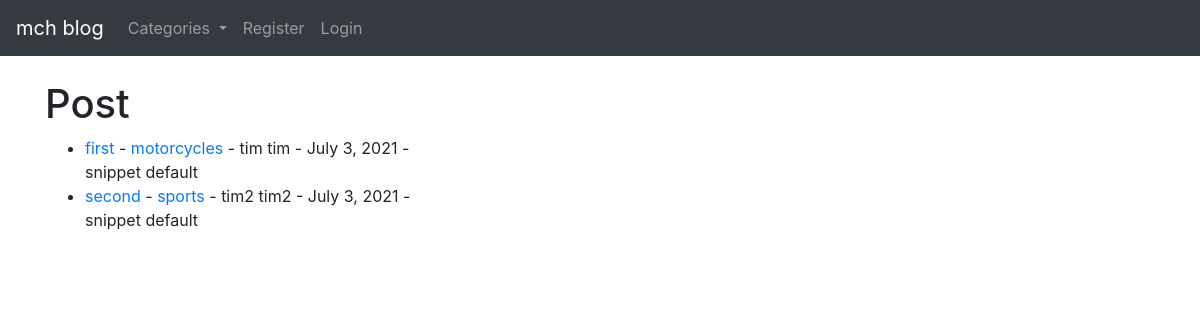
The page / on the database its author committed.
### theblog/models.py (models this page shows, shortened)
class Post(models.Model):
    title = models.CharField(max_length=255)
    header_image = models.ImageField(null=True, blank=True, upload_to='images/')
    title_tag = models.CharField(max_length=255)
    author = models.ForeignKey(User, on_delete=models.CASCADE)
    body = RichTextField(blank=True, null=True)
    post_date = models.DateField(auto_now_add=True)
    category = models.CharField(max_length=255, default='coding')
    snippet = models.CharField(max_length=255, default='snippet default')
    likes = models.ManyToManyField(User, related_name='post_likes')

### theblog/views.py (the view)
# urls.py: path('', HomeView.as_view(), name='home'),
class HomeView(ListView):
    model = Post
    template_name = 'home.html'
    ordering = ['-post_date']
    def get_context_data(self, *args, **kwargs):
        cat_menu = Category.objects.all()
        context = super(HomeView, self).get_context_data(*args, **kwargs)
        context["cat_menu"] = cat_menu
        return context

### theblog/models.py (called while the page is built)
    def __str__(self):
        return str(self.name)

### theblog/templates/home.html (shortened to what this page needs)
{% extends 'base.html' %}
{% block content %}
<h1>Post</h1>
<ul>
  {% for post in object_list %}
  <li>
    <a href="{% url 'article-detail' post.pk %}">{{post.title}}</a>
    -
    <a href="{% url 'categories' post.category|slugify  %}">{{post.category }}</a>
    - {{post.author.first_name}} {{post.author.last_name}} - {{post.post_date}}
    -
    <br />
    {{post.snippet}}
  </li>
  {% endfor %}
</ul>
{% endblock %}

### theblog/templates/base.html (shortened to what this page needs)
<!DOCTYPE html>
<html lang="en">
<head>
  <link rel="stylesheet" href="https://stackpath.bootstrapcdn.com/bootstrap/4.4.1/css/bootstrap.min.css"
 />
</head>
<body>
  <nav class="navbar navbar-expand-lg navbar-dark bg-dark">
    <a class="navbar-brand" href="{% url 'home'%}">mch blog</a>
    <div class="collapse navbar-collapse" id="navbarSupportedContent">
      <ul class="navbar-nav mr-auto">
        {% if cat_menu %}
        <li class="nav-item dropdown">
          <a class="nav-link dropdown-toggle" href="#" id="navbarDropdown" role="button" data-toggle="dropdown"
            aria-haspopup="true" aria-expanded="false">
            Categories
          </a>
            {% else %}
        <li class="nav-item">
          <a class="nav-link" href="{% url 'category-list' %}">Categories</a>
        </li>
        {% endif %}
    </li>
    {% if user.is_authenticated %}
    <li class="nav-item">
      <a class="nav-link" href="{% url 'add-post' %}">Add Post</a>
    </li>
    <li class="nav-item">
      <a class="nav-link" href="{% url 'add-category' %}">Add Category</a>
    </li>
    {% else %}
    <li class="nav-item">
      <a class="nav-link" href="{% url 'register' %}">Register</a>
    </li>
    <li class="nav-item">
      <a class="nav-link" href="{% url 'login' %}">Login</a>
    </li>
    {% endif %}
    </ul>
    </div>
  </nav>
  <br />
  <div class="container">
    {% block content %} {% endblock%}
  </div>
</body>
</html>

### rows shown on the page
Post: title "first", category "motorcycles", author.first_name "tim", author.last_name "tim", post_date "July 3, 2021", snippet "snippet default"
Post: title "second", category "sports", author.first_name "tim2", author.last_name "tim2", post_date "July 3, 2021", snippet "snippet default"
